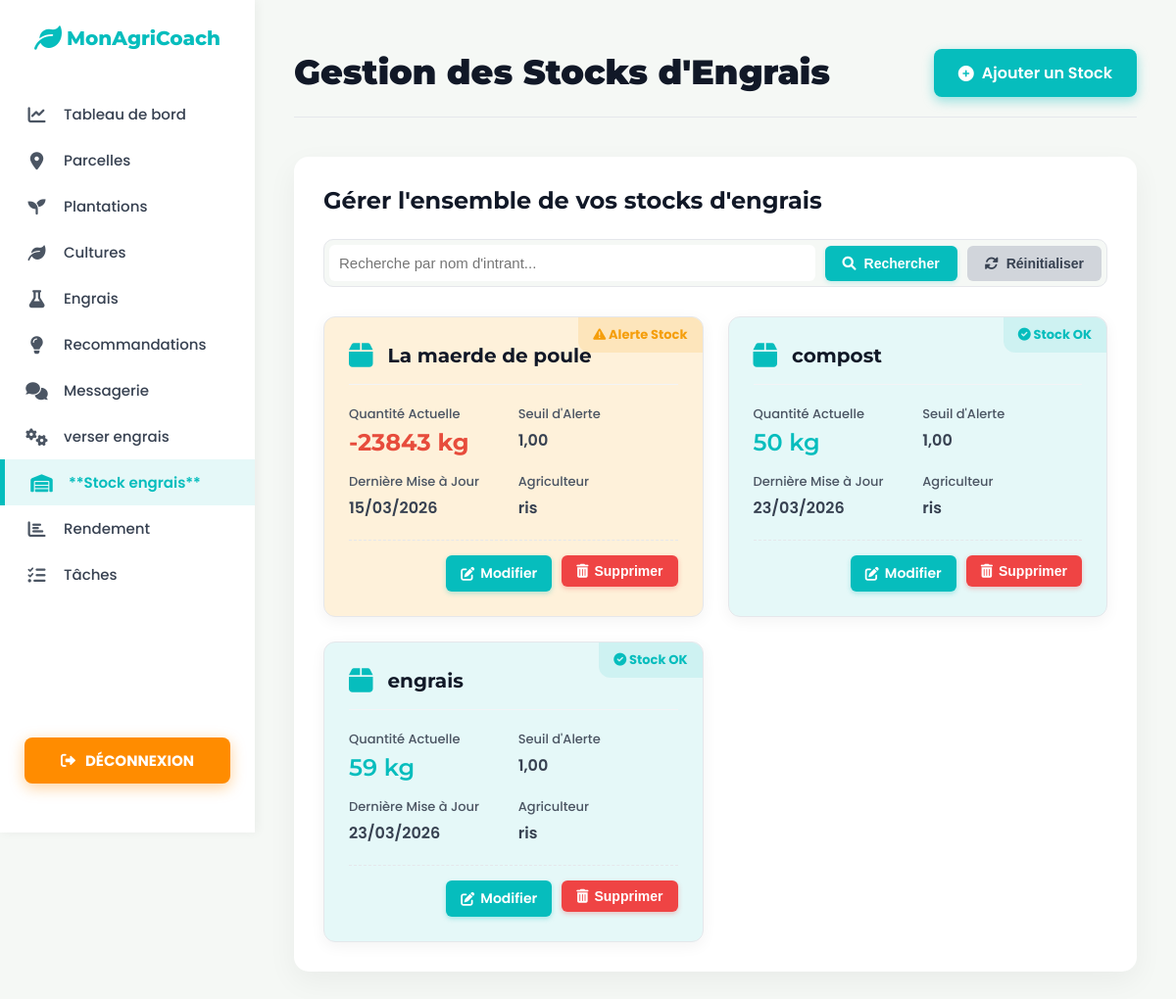
The app's page /liste_st_intrant.php (signed in) with its own data.
### tables this page shows
CREATE TABLE `stock_intrant` (
  `id` int(11) NOT NULL,
  `quantite_actuelle` decimal(10,0) NOT NULL,
  `seuil_alerte` decimal(10,0) NOT NULL,
  `date_derniere_mise_a_jour` datetime NOT NULL,
  `id_intrant` int(11) NOT NULL,
  `id_agriculteur` int(11) NOT NULL
);

CREATE TABLE `intrant` (
  `id` int(11) NOT NULL,
  `nom_intrant` varchar(45) NOT NULL,
  `type_intrant` varchar(255) NOT NULL,
  `unite_standard` varchar(45) NOT NULL,
  `descriptions` text NOT NULL,
  `id_agriculteur` int(11) NOT NULL
);

CREATE TABLE `utilisateur` (
  `id` int(11) NOT NULL,
  `email` varchar(45) NOT NULL,
  `mot_de_passe` varchar(255) NOT NULL,
  `nom` varchar(45) NOT NULL,
  `prenom` varchar(45) NOT NULL,
  `telephone` varchar(45) NOT NULL,
  `pays` varchar(150) NOT NULL,
  `date_inscription` datetime NOT NULL,
  `type_utilisateur` varchar(45) NOT NULL,
  `reset_token` varchar(255) NOT NULL,
  `reset_token_expiration` datetime NOT NULL,
  `photo` varchar(255) NOT NULL,
  `langue` varchar(5) DEFAULT 'fr',
  `timezone` varchar(50) DEFAULT 'Africa/Douala',
  `notif_arrosage` tinyint(1) DEFAULT 1,
  `notif_stock` tinyint(1) DEFAULT 0
);

### liste_st_intrant.php (the view, shortened to what this page needs)
<?php
require_once 'db.php';
$id_agriculteur = $_SESSION['user_id'];
$stintrants = [];
try{
    $sql ="SELECT
                s.id,
                s.quantite_actuelle,
                s.seuil_alerte,
                s.date_derniere_mise_a_jour,
                u.nom AS nom_agriculteur,
                i.nom_intrant AS nom_intrant
            FROM stock_intrant AS s
            JOIN intrant AS i ON s.id_intrant = i.id
            JOIN utilisateur AS u ON s.id_agriculteur = u.id
            WHERE u.type_utilisateur = 'agriculteur'
            AND s.id_agriculteur = :id_agriculteur
            ORDER BY
                CASE
                    WHEN s.quantite_actuelle <= s.seuil_alerte THEN 0
                    ELSE 1
                END,
                s.quantite_actuelle ASC";
    $stmt = $pdo->prepare($sql);
    $stmt->bindParam(':id_agriculteur', $id_agriculteur, PDO::PARAM_INT);
    $stmt->execute();
    $stintrants = $stmt->fetchAll(PDO::FETCH_ASSOC);
} catch (PDOException $e) {
    $error_message = "Erreur de récupération des stocks d'intrants : " . $e->getMessage();
}
?>
<!DOCTYPE html>
<html lang="fr">
<head>
    <link rel="stylesheet" href="https://cdnjs.cloudflare.com/ajax/libs/font-awesome/6.0.0-beta3/css/all.min.css">
</head>
<body>
    <nav class="sidebar">
        <a href="index.php" class="logo">
            <i class="fas fa-leaf"></i> MonAgriCoach
        </a>
        <ul>
            <li><a href="farmer_dashboard.php"><i class="fas fa-chart-line"></i> Tableau de bord</a></li>
            <li> <a href="liste_parcelle.php"><i class="fas fa-map-marker-alt"></i> Parcelles</a></li>
            <li> <a href="liste_plantation.php"><i class="fas fa-seedling"></i> Plantations</a></li>
            <li><a href="liste_culture.php"><i class="fas fa-leaf"></i> Cultures</a></li>
            <li><a href="liste_intrant.php"><i class="fas fa-flask"></i> Engrais</a></li>
            <li> <a href="liste_recom.php"><i class="fas fa-lightbulb"></i> Recommandations</a></li>
            <li> <a href="liste_message_agri.php"><i class="fas fa-comments"></i> Messagerie</a></li>
            <li><a href="liste_appli_intrant.php"><i class="fas fa-cogs"></i> verser engrais</a></li>
            <li> <a href="liste_st_intrant.php"><i class="fas fa-warehouse"></i> **Stock engrais**</a></li>
            <li><a href="liste_re.php"><i class="fas fa-chart-bar"></i> Rendement</a></li>
            <li><a href="liste_taches.php"><i class="fas fa-tasks"></i> Tâches</a></li>
        </ul>
        <div class="btn-deconnexion-wrapper">
            <a href="deconnexion.php" class="btn_deconnexion">
                <i class="fas fa-sign-out-alt"></i> DÉCONNEXION
            </a>
        </div>
    </nav>
    <div class="main-content">
        <div class="header">
            <h1>Gestion des Stocks d'Engrais</h1>
            <a href="stock_intrant.php" class="add-new-link">
                <i class="fas fa-plus-circle"></i> Ajouter un Stock
            </a>
        </div>
        <div class="content-container">
            <h2>Gérer l'ensemble de vos stocks d'engrais</h2>
            <form action="recherche_st_intrant.php" method="GET" class="search-form">
                <input type="text" name="recherche" placeholder="Recherche par nom d'intrant..." id="search_query">
                <button type="submit"><i class="fas fa-search"></i> Rechercher</button>
                <button type="button" onclick="window.location.href='liste_st_intrant.php'"><i class="fas fa-sync-alt"></i> Réinitialiser</button>
            </form>
            <?php if (count($stintrants) > 0): ?>
                <div class="cards-grid">
                    <?php foreach($stintrants as $stintrant ):
                        $is_low_stock = ($stintrant['quantite_actuelle'] <= $stintrant['seuil_alerte']);
                        $status_class = $is_low_stock ? 'status-low' : 'status-ok';
                        $status_text = $is_low_stock ? 'Alerte Stock' : 'Stock OK';
                        $seuil_display = number_format((float)$stintrant['seuil_alerte'], 2, ',', ' ');
                    ?>
                        <div class="intrant-card <?= $status_class; ?>">
                            <div class="alert-indicator <?= $status_class; ?>">
                                <i class="fas <?= $is_low_stock ? 'fa-exclamation-triangle' : 'fa-check-circle'; ?>"></i> <?= $status_text; ?>
                            </div>
                            <div class="card-header">
                                <i class="fas fa-box card-icon"></i>
                                <h3 class="card-title"><?= htmlspecialchars($stintrant['nom_intrant']); ?></h3>
                            </div>
                            <div class="card-details">
                                <div class="detail-item">
    <strong>Quantité Actuelle</strong>
    <span class="detail-value quantite-actuelle" style="<?= ($stintrant['quantite_actuelle'] <= $stintrant['seuil_alerte']) ? 'color: #e74c3c; font-weight: bold;' : ''; ?>">
        <?= htmlspecialchars($stintrant['quantite_actuelle']); ?>
        <?= htmlspecialchars($stintrant['unite_mesure'] ?? 'kg'); ?>
    </span>
</div>
                                <div class="detail-item">
                                    <strong>Seuil d'Alerte</strong>
                                    <span class="detail-value"><?= $seuil_display; ?></span>
                                </div>
                                <div class="detail-item">
                                    <strong>Dernière Mise à Jour</strong>
                                    <span class="detail-value date"><?= date('d/m/Y', strtotime($stintrant['date_derniere_mise_a_jour'])); ?></span>
                                </div>
                                <div class="detail-item">
                                    <strong>Agriculteur</strong>
                                    <span class="detail-value"><?= htmlspecialchars($stintrant['nom_agriculteur']); ?></span>
                                </div>
                            </div>
                            <div class="card-actions">
                                <a href="modifier_st_intrant.php?id=<?= $stintrant['id']; ?>" title="Modifier le Stock" class="action-modifier">
                                    <i class="fas fa-edit"></i> Modifier
                                </a>
                                <form action="supprime_st_intrant.php" method="POST" onsubmit="return confirm('Êtes-vous sûr de vouloir supprimer ce stock?');" style="display:inline;">
                                    <button type="submit" title="Supprimer le Stock" class="action-supprimer">
                                        <i class="fas fa-trash-alt"></i> Supprimer
                                    </button>
                                </form>
                            </div>
                        </div>
                    <?php endforeach;?>
                </div>
            <?php else:?>
                <p class="no-records"><i class="fas fa-info-circle"></i> Aucun stock d'intrant enregistré. Cliquez sur "**Ajouter un Stock**" pour commencer.</p>
            <?php endif;?>
        </div>
    </div>
</body>
</html>

### records on screen
stock_intrant: status_text "Alerte Stock", id_intrant.nom_intrant "La maerde de poule", quantite_actuelle "-23843", unite_mesure "kg", seuil_alerte "1,00", date_derniere_mise_a_jour "15/03/2026", id_agriculteur.nom "ris"
stock_intrant: status_text "Stock OK", id_intrant.nom_intrant "compost", quantite_actuelle "50", unite_mesure "kg", seuil_alerte "1,00", date_derniere_mise_a_jour "23/03/2026", id_agriculteur.nom "ris"
stock_intrant: status_text "Stock OK", id_intrant.nom_intrant "engrais", quantite_actuelle "59", unite_mesure "kg", seuil_alerte "1,00", date_derniere_mise_a_jour "23/03/2026", id_agriculteur.nom "ris"
